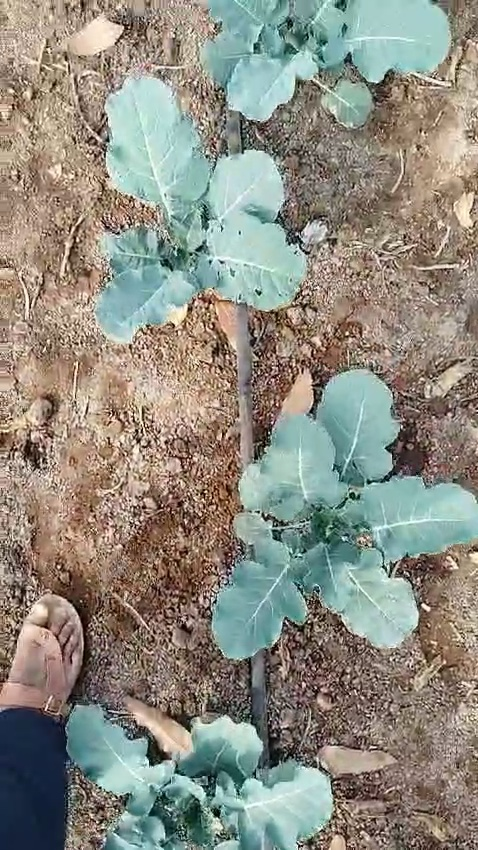
#> input picture SelfLearn/Img/v7_frame_102.jpg, 478 x 850 px, found by its file name; its folder holds only this picture in this run
$ python rwo.py
#> lines starting #> are read from the running program, lines starting #| are printed output that depends on the picture
import cv2
import json
import os
import numpy as np

# Directory containing images to annotate
image_dir = "dataset/row detect/img"
# Directory to save annotations
output_dir = "pdataset/row detect/annotation"
os.makedirs(output_dir, exist_ok=True)

# Square size for the annotation screen
annotation_size = 800

# Annotation function
def annotate_image(image_path, output_path):
#> called with image_path = 'dataset/row detect/img/v7_frame_102.jpg'
    annotations = {"main_row": [], "adjacent_rows": [], "aps_path": []}

    # Load the image
    image = cv2.imread(image_path)
#> image is the input picture: shape (850, 478, 3); mean B, G, R 129.4, 140.4, 142.1
    h, w, _ = image.shape
#> h = 850; w = 478

    # Resize image to square with padding
    max_dim = max(h, w)
#> max_dim = 850
    padded_image = np.zeros((max_dim, max_dim, 3), dtype=np.uint8)
    padded_image[:h, :w, :] = image
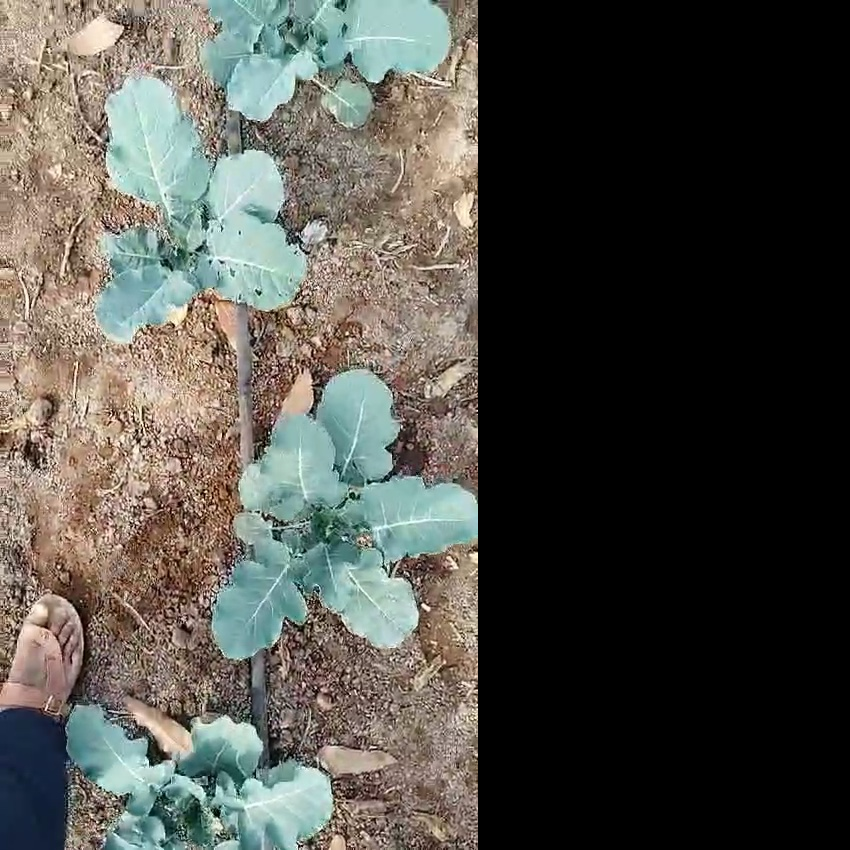
#> padded_image: shape (850, 850, 3); mean B, G, R 72.8, 78.9, 79.9
    resized_image = cv2.resize(padded_image, (annotation_size, annotation_size))
    clone = resized_image.copy()

    cv2.namedWindow("Annotate Image")

    # State variables
    current_line = None
    annotation_type = "main_row"  # Default to main row

    # Mouse callback function
    def draw_line(event, x, y, flags, param):
        nonlocal current_line, annotations, annotation_type

        if event == cv2.EVENT_LBUTTONDOWN:
            # Start drawing line
            current_line = [(x, y)]
        elif event == cv2.EVENT_LBUTTONUP:
            # Finish drawing line
            current_line.append((x, y))
            x1, y1 = current_line[0]
            x2, y2 = current_line[1]

            # Define line color based on type
            if annotation_type == "main_row":
                color = (255, 255, 255)  # White
                annotations["main_row"].append({"x1": x1, "y1": y1, "x2": x2, "y2": y2})
                annotation_type = "adjacent_rows"  # Switch to adjacent rows
            elif annotation_type == "adjacent_rows":
                color = (255, 0, 0)  # Blue
                annotations["adjacent_rows"].append({"x1": x1, "y1": y1, "x2": x2, "y2": y2})
            elif annotation_type == "aps_path":
                color = (0, 0, 255)  # Red
                annotations["aps_path"].append({"x1": x1, "y1": y1, "x2": x2, "y2": y2})

            # Draw the line
            cv2.line(clone, (x1, y1), (x2, y2), color, 2)

            # Reset current line
            current_line = None

    # Set the mouse callback
    cv2.setMouseCallback("Annotate Image", draw_line)

    while True:
        cv2.imshow("Annotate Image", clone)
        key = cv2.waitKey(1) & 0xFF
#> (key q is pressed here)

        if key == ord("r"):  # Reset annotations
            clone = resized_image.copy()
            annotations = {"main_row": [], "adjacent_rows": [], "aps_path": []}
            annotation_type = "main_row"
        elif key == ord("n"):  # Switch to next annotation type
            if annotation_type == "main_row":
                annotation_type = "adjacent_rows"
            elif annotation_type == "adjacent_rows":
                annotation_type = "aps_path"
            elif annotation_type == "aps_path":
                annotation_type = "main_row"
        elif key == ord("s"):  # Save annotations and move to the next image
            break
        elif key == ord("q"):  # Quit annotation
            cv2.destroyAllWindows()
            exit()
#> (the program exits here)

$ run again, on SelfLearn/Img/v7_frame_128.jpg
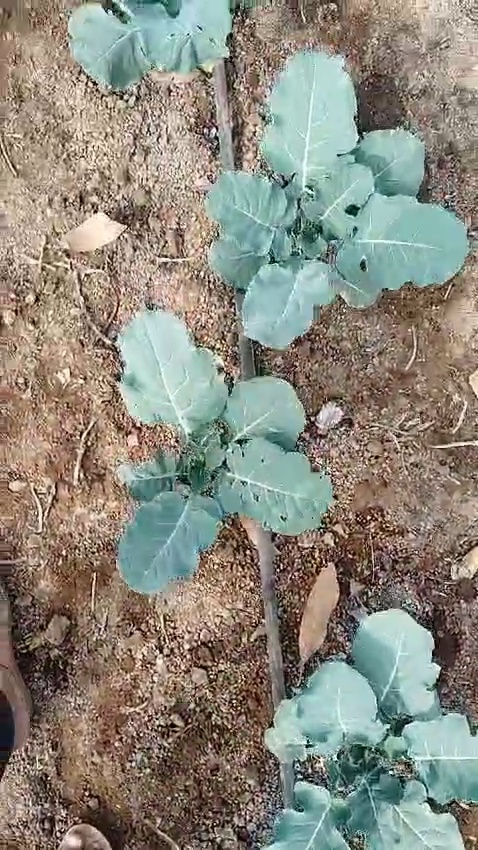
#> input picture SelfLearn/Img/v7_frame_128.jpg, 478 x 850 px, found by its file name
#> in annotate_image, image is the input picture: shape (850, 478, 3); mean B, G, R 126.2, 137.6, 140.2
#> in annotate_image, `padded_image[:h, :w, :] = image`:
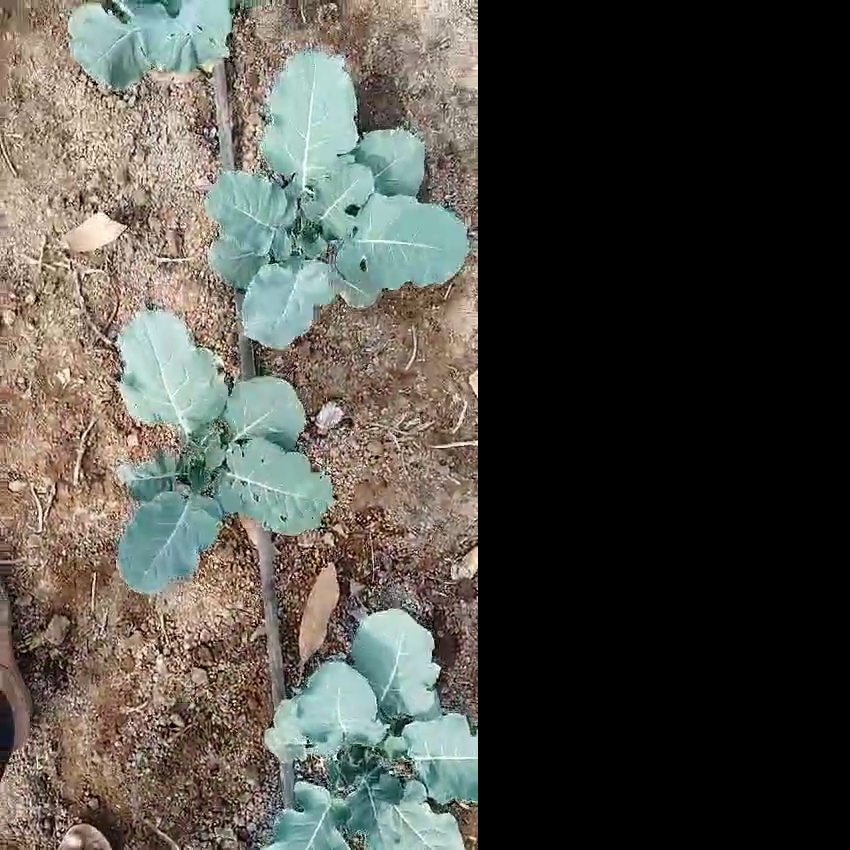
#> padded_image: shape (850, 850, 3); mean B, G, R 71, 77.4, 78.8

$ run again, on SelfLearn/Img/v7_frame_136.jpg
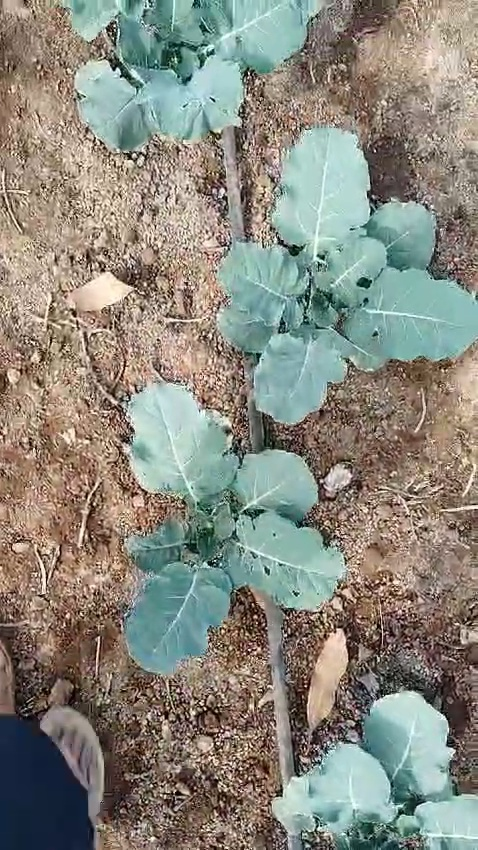
#> input picture SelfLearn/Img/v7_frame_136.jpg, 478 x 850 px, found by its file name
#> in annotate_image, image is the input picture: shape (850, 478, 3); mean B, G, R 126.3, 136.8, 137.6
#> in annotate_image, `padded_image[:h, :w, :] = image`:
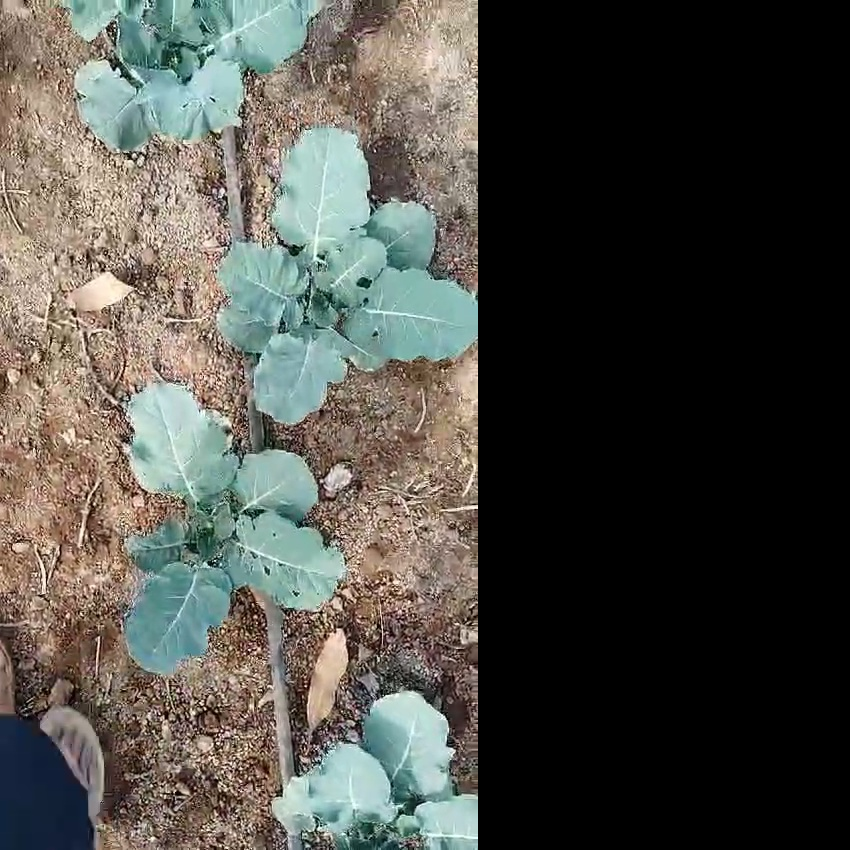
#> padded_image: shape (850, 850, 3); mean B, G, R 71, 76.9, 77.4

$ run again, on SelfLearn/Img/v7_frame_146.jpg
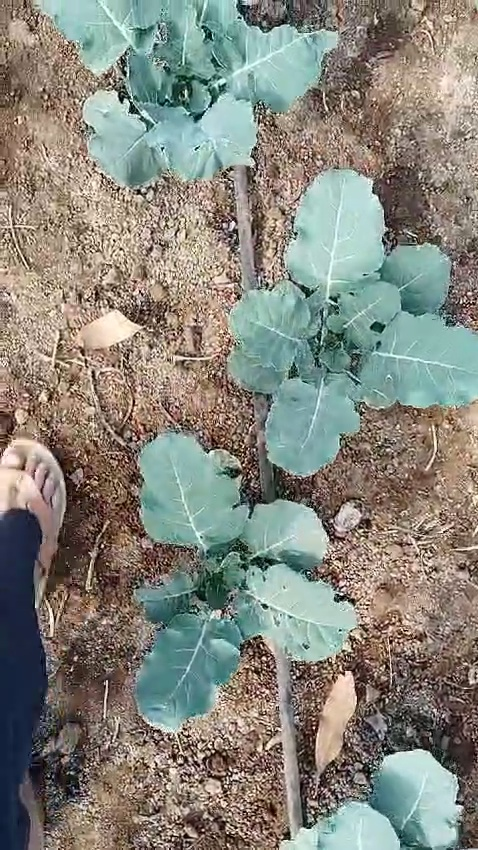
#> input picture SelfLearn/Img/v7_frame_146.jpg, 478 x 850 px, found by its file name
#> in annotate_image, image is the input picture: shape (850, 478, 3); mean B, G, R 124.6, 134.1, 134.2
#> in annotate_image, `padded_image[:h, :w, :] = image`:
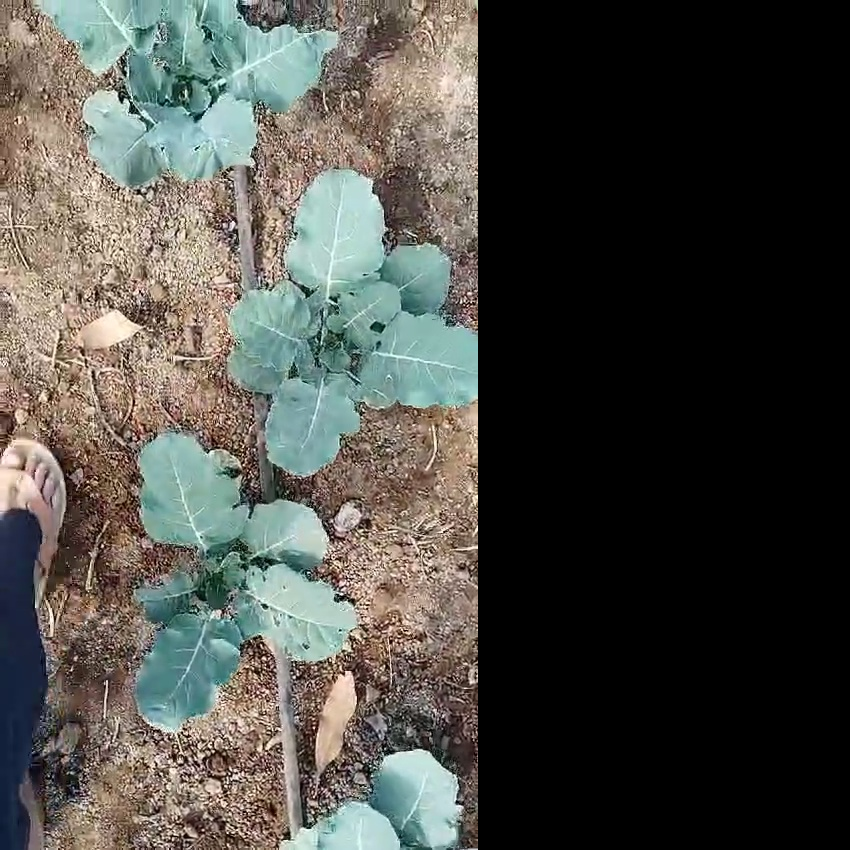
#> padded_image: shape (850, 850, 3); mean B, G, R 70.1, 75.4, 75.5

$ run again, on SelfLearn/Img/v7_frame_104.jpg
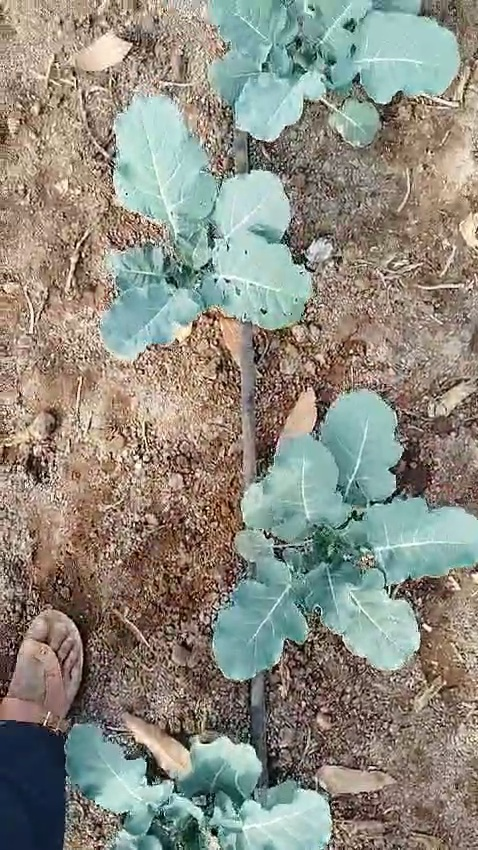
#> input picture SelfLearn/Img/v7_frame_104.jpg, 478 x 850 px, found by its file name
#> in annotate_image, image is the input picture: shape (850, 478, 3); mean B, G, R 128.5, 139.4, 141
#> in annotate_image, `padded_image[:h, :w, :] = image`:
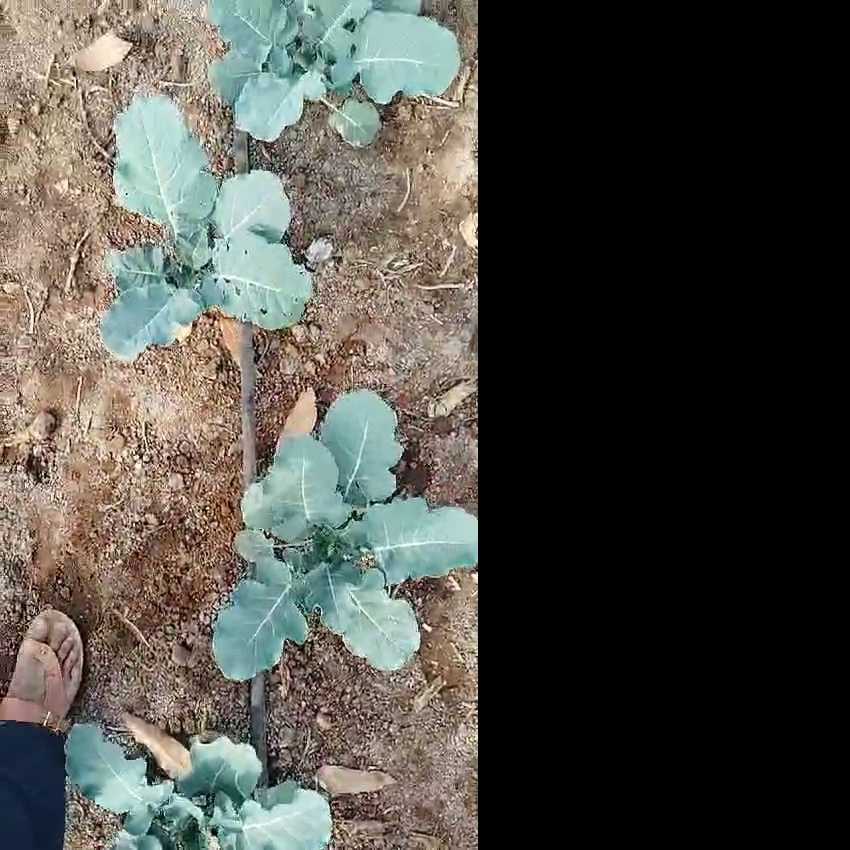
#> padded_image: shape (850, 850, 3); mean B, G, R 72.2, 78.4, 79.3
